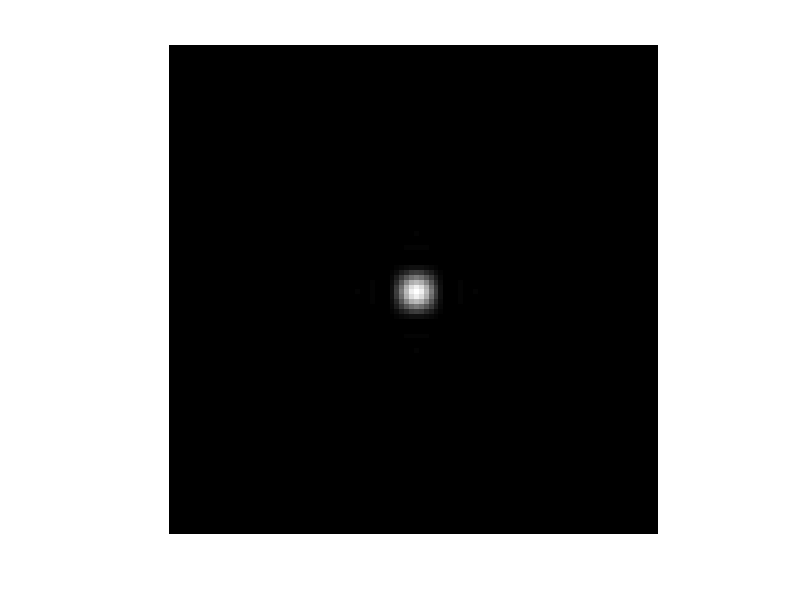
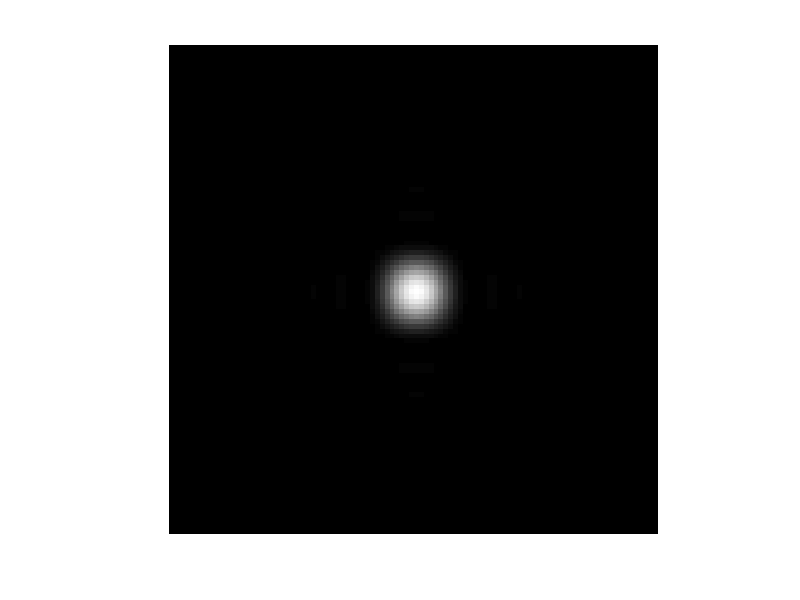
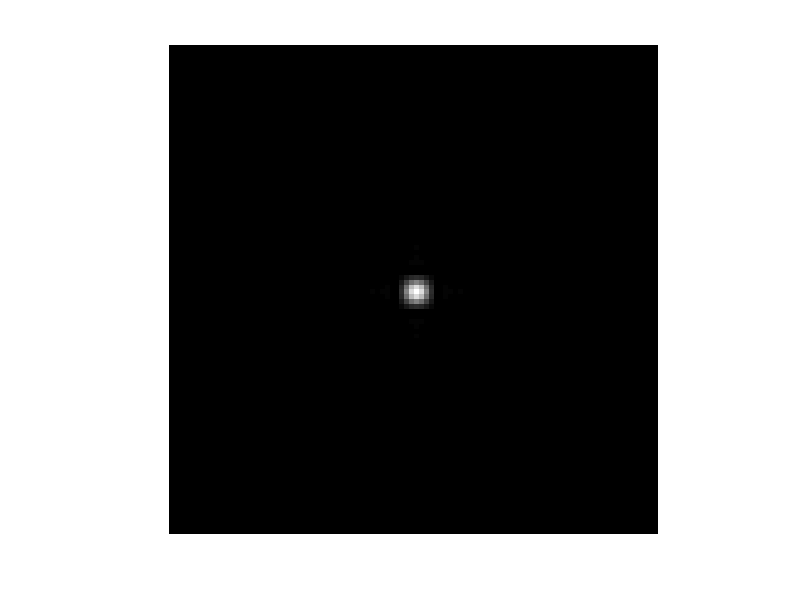
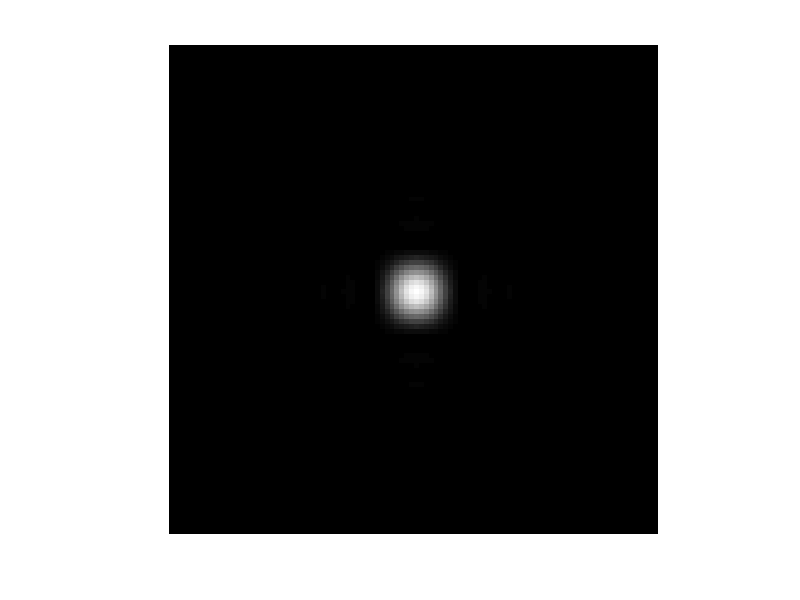

These charts were generated, in order, by the following MATLAB code:
%show frequency image of given filter
cutoff_frequency1=7;
filter1 = fspecial('Gaussian', cutoff_frequency1*4+1, cutoff_frequency1);
FFT1=abs(fftshift(fft2(filter1,100,100)));
figure(1); 
imshow(FFT1);
%imwrite('cutoff=7');

cutoff_frequency2=4;
filter2 = fspecial('Gaussian', cutoff_frequency2*4+1, cutoff_frequency2);
FFT2=abs(fftshift(fft2(filter2,100,100)));
figure(2); 
imshow(FFT2);
%imwrite('cutoff=4');

cutoff_frequency3=10;
filter3 = fspecial('Gaussian', cutoff_frequency3*4+1, cutoff_frequency3);
FFT3=abs(fftshift(fft2(filter3,100,100)));
figure(3); 
imshow(FFT3);
%imwrite('cutoff=10');

cutoff_frequency4=4.5;
filter4 = fspecial('Gaussian', cutoff_frequency4*4+1, cutoff_frequency4);
FFT4=abs(fftshift(fft2(filter4,100,100)));
figure(4); 
imshow(FFT4);
%imwrite('cutoff=4.5');

cutoff_frequency5=5;
filter5 = fspecial('Gaussian', cutoff_frequency5*4+1, cutoff_frequency5);
FFT5=abs(fftshift(fft2(filter5,100,100)));
figure(5); 
imshow(FFT5);
%imwrite('cutoff=5');